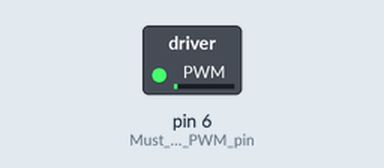
Recording of a sketch running on a simulated Arduino Uno, built with avr-gcc and run on an emulated ATmega328P. On the bench: switched loads named in the sketch (green lamp = pin HIGH).

Above: at 0.05 s.
At 0.75 s:
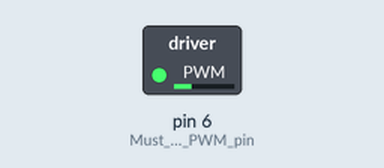
At 1.5 s:
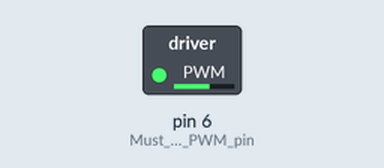
Timing chart, 0 to 3.5 s (numbered marks = the images above):
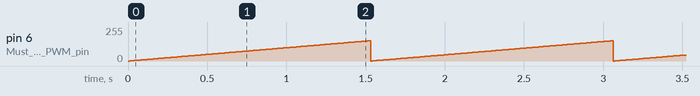

Measured:
- by itself, pin 6 (Must_be_a_PWM_pin): ramps from 0/255 to 152/255 and jumps back, once every 1.5 s

The sketch:

vibrationMotorPWM_Ramp.ino
```cpp
void setup() {
  pinMode( 6 , OUTPUT);  // Must be a PWM pin
}

void loop() {

 // analogWrite( 6 , 153 );  // 60% duty cycle
  for (int i=0; i<153; i++) {
    analogWrite(6, i);
    delay(10);
  }           // wait for 4s
 // delay(10);

}
```
